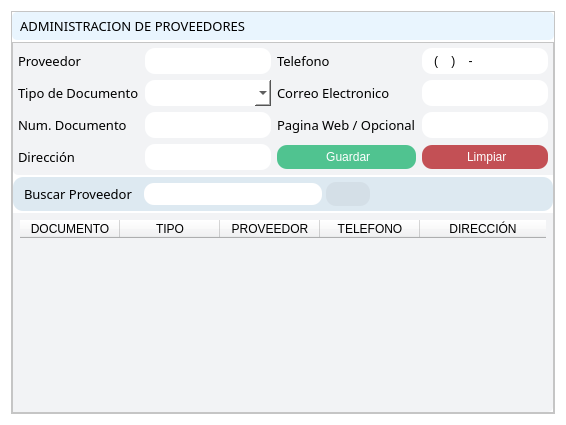
     <widget class="QWidget" name="tab6_proveedores">
      <property name="styleSheet">
       <string notr="true">QWidget {
	background-color: rgb(255, 255, 255);
}

QPushButton {
	border-radius: 10px;
	padding: 5px 10px;
	background-color: rgb(12, 95, 194);
	
	color: rgb(255, 255, 255);
}</string>
      </property>
      <attribute name="icon">
       <iconset resource="../assets/assets/icons/resources.qrc">
        <normaloff>:/blupack/bl-supplier.png</normaloff>:/blupack/bl-supplier.png</iconset>
      </attribute>
      <attribute name="title">
       <string>Proveedores</string>
      </attribute>
      <layout class="QVBoxLayout" name="verticalLayout_33">
       <item>
        <widget class="QFrame" name="cuerpo_proveedores_frame">
         <property name="frameShape">
          <enum>QFrame::StyledPanel</enum>
         </property>
         <property name="frameShadow">
          <enum>QFrame::Raised</enum>
         </property>
         <layout class="QVBoxLayout" name="verticalLayout_29">
          <property name="spacing">
           <number>2</number>
          </property>
          <property name="leftMargin">
           <number>0</number>
          </property>
          <property name="topMargin">
           <number>0</number>
          </property>
          <property name="rightMargin">
           <number>0</number>
          </property>
          <property name="bottomMargin">
           <number>0</number>
          </property>
          <item>
           <widget class="QLabel" name="titulo_proveedores">
            <property name="font">
             <font>
              <family>Gotham</family>
              <pointsize>10</pointsize>
             </font>
            </property>
            <property name="styleSheet">
             <string notr="true">border-radius: 5px;
background-color: rgb(233, 245, 254);
padding: 5px;</string>
            </property>
            <property name="text">
             <string>&lt;html&gt;&lt;head/&gt;&lt;body&gt;&lt;p&gt;ADMINISTRACION DE PROVEEDORES&lt;/p&gt;&lt;/body&gt;&lt;/html&gt;</string>
            </property>
           </widget>
          </item>
          <item>
           <widget class="QFrame" name="cuerpo_centro_buqueda">
            <property name="frameShape">
             <enum>QFrame::StyledPanel</enum>
            </property>
            <property name="frameShadow">
             <enum>QFrame::Raised</enum>
            </property>
            <layout class="QVBoxLayout" name="verticalLayout_30">
             <property name="spacing">
              <number>2</number>
             </property>
             <property name="leftMargin">
              <number>0</number>
             </property>
             <property name="topMargin">
              <number>0</number>
             </property>
             <property name="rightMargin">
              <number>0</number>
             </property>
             <property name="bottomMargin">
              <number>0</number>
             </property>
             <item>
              <widget class="QFrame" name="centro_cabeza_ingresar">
               <property name="styleSheet">
                <string notr="true">QLineEdit {
	border-radius: 10px;
	padding: 5px 10px;
	background-color: rgb(255,255,255);
	color: rgb(0,0,0);
}
QFrame {
	border-bottom-left-radius: 5px;
	background-color: rgb(242, 243, 245);
}</string>
               </property>
               <property name="frameShape">
                <enum>QFrame::StyledPanel</enum>
               </property>
               <property name="frameShadow">
                <enum>QFrame::Raised</enum>
               </property>
               <layout class="QVBoxLayout" name="verticalLayout_31">
                <property name="leftMargin">
                 <number>5</number>
                </property>
                <property name="topMargin">
                 <number>5</number>
                </property>
                <property name="rightMargin">
                 <number>5</number>
                </property>
                <property name="bottomMargin">
                 <number>5</number>
                </property>
                <item>
                 <widget class="QFrame" name="frame_44">
                  <property name="frameShape">
                   <enum>QFrame::StyledPanel</enum>
                  </property>
                  <property name="frameShadow">
                   <enum>QFrame::Raised</enum>
                  </property>
                  <layout class="QGridLayout" name="gridLayout_5">
                   <property name="leftMargin">
                    <number>0</number>
                   </property>
                   <property name="topMargin">
                    <number>0</number>
                   </property>
                   <property name="rightMargin">
                    <number>0</number>
                   </property>
                   <property name="bottomMargin">
                    <number>0</number>
                   </property>
                   <property name="spacing">
                    <number>6</number>
                   </property>
                   <item row="1" column="4">
                    <widget class="QLineEdit" name="telefonoProvee_LineE">
                     <property name="enabled">
                      <bool>true</bool>
                     </property>
                     <property name="styleSheet">
                      <string notr="true">background-color: rgb(255,255,255);</string>
                     </property>
                     <property name="inputMask">
                      <string>(9999) 999-99999</string>
                     </property>
                    </widget>
                   </item>
                   <item row="1" column="0">
                    <widget class="QLabel" name="proveedorProvee_label">
                     <property name="font">
                      <font>
                       <family>Gotham</family>
                       <pointsize>10</pointsize>
                      </font>
                     </property>
                     <property name="text">
                      <string>Proveedor</string>
                     </property>
                    </widget>
                   </item>
                   <item row="6" column="4">
                    <widget class="QPushButton" name="guardarProvee_bttn">
                     <property name="enabled">
                      <bool>true</bool>
                     </property>
                     <property name="sizePolicy">
                      <sizepolicy hsizetype="Expanding" vsizetype="Fixed">
                       <horstretch>0</horstretch>
                       <verstretch>0</verstretch>
                      </sizepolicy>
                     </property>
                     <property name="font">
                      <font>
                       <family>Microsoft JhengHei UI</family>
                      </font>
                     </property>
                     <property name="styleSheet">
                      <string notr="true">QPushButton {
	background-color: rgb(195, 80, 85);
}

QPushButton:hover {
	
	background-color: rgb(213, 88, 94);
}

QPushButton:pressed {
	background-color: rgb(195, 80, 85);
}</string>
                     </property>
                     <property name="text">
                      <string> Limpiar</string>
                     </property>
                     <property name="icon">
                      <iconset resource="../assets/assets/icons/resources.qrc">
                       <normaloff>:/redpack/rd-clean.png</normaloff>:/redpack/rd-clean.png</iconset>
                     </property>
                    </widget>
                   </item>
                   <item row="6" column="0">
                    <widget class="QLabel" name="direccionProvee_label">
                     <property name="font">
                      <font>
                       <family>Gotham</family>
                       <pointsize>10</pointsize>
                      </font>
                     </property>
                     <property name="text">
                      <string>Dirección</string>
                     </property>
                    </widget>
                   </item>
                   <item row="2" column="3">
                    <widget class="QLabel" name="correoEProvee_label">
                     <property name="font">
                      <font>
                       <family>Gotham</family>
                       <pointsize>10</pointsize>
                      </font>
                     </property>
                     <property name="text">
                      <string>Correo Electronico</string>
                     </property>
                    </widget>
                   </item>
                   <item row="2" column="4">
                    <widget class="QLineEdit" name="correoEProvee_lineE">
                     <property name="enabled">
                      <bool>true</bool>
                     </property>
                     <property name="styleSheet">
                      <string notr="true">background-color: rgb(255,255,255);</string>
                     </property>
                    </widget>
                   </item>
                   <item row="6" column="2">
                    <widget class="QLineEdit" name="direccionProvee_lineE">
                     <property name="inputMask">
                      <string/>
                     </property>
                     <property name="frame">
                      <bool>true</bool>
                     </property>
                    </widget>
                   </item>
                   <item row="1" column="3">
                    <widget class="QLabel" name="telefonoProvee_label">
                     <property name="font">
                      <font>
                       <family>Gotham</family>
                       <pointsize>10</pointsize>
                      </font>
                     </property>
                     <property name="text">
                      <string>Telefono</string>
                     </property>
                    </widget>
                   </item>
                   <item row="6" column="3">
                    <widget class="QPushButton" name="limpiarProvee_bttn">
                     <property name="enabled">
                      <bool>true</bool>
                     </property>
                     <property name="sizePolicy">
                      <sizepolicy hsizetype="Expanding" vsizetype="Fixed">
                       <horstretch>0</horstretch>
                       <verstretch>0</verstretch>
                      </sizepolicy>
                     </property>
                     <property name="font">
                      <font>
                       <family>Microsoft JhengHei UI</family>
                      </font>
                     </property>
                     <property name="styleSheet">
                      <string notr="true">QPushButton {
	background-color: rgb(80, 195, 144);
}

QPushButton:hover {
	background-color: rgb(91, 221, 163);
}

QPushButton:pressed {
	background-color: rgb(80, 195, 144);
}</string>
                     </property>
                     <property name="text">
                      <string> Guardar</string>
                     </property>
                     <property name="icon">
                      <iconset resource="../assets/assets/icons/resources.qrc">
                       <normaloff>:/redpack/rd-storage.png</normaloff>:/redpack/rd-storage.png</iconset>
                     </property>
                    </widget>
                   </item>
                   <item row="4" column="2">
                    <widget class="QLineEdit" name="numDocProvee_lineE"/>
                   </item>
                   <item row="1" column="2">
                    <widget class="QLineEdit" name="proveedorProvee_lineE"/>
                   </item>
                   <item row="2" column="0">
                    <widget class="QLabel" name="tipoDocProvee_label">
                     <property name="font">
                      <font>
                       <family>Gotham</family>
                       <pointsize>10</pointsize>
                      </font>
                     </property>
                     <property name="text">
                      <string>Tipo de Documento</string>
                     </property>
                    </widget>
                   </item>
                   <item row="4" column="0">
                    <widget class="QLabel" name="numDocProvee_label">
                     <property name="font">
                      <font>
                       <family>Gotham</family>
                       <pointsize>10</pointsize>
                      </font>
                     </property>
                     <property name="text">
                      <string>Num. Documento</string>
                     </property>
                    </widget>
                   </item>
                   <item row="2" column="2">
                    <widget class="QComboBox" name="tipoDocProvee_comboB">
                     <property name="styleSheet">
                      <string notr="true">border-radius: 10px;
padding: 5px 10px;
background-color: rgb(255, 255, 255);
color: rgb(0,0,0);</string>
                     </property>
                     <property name="currentIndex">
                      <number>-1</number>
                     </property>
                     <item>
                      <property name="text">
                       <string>Cédula</string>
                      </property>
                     </item>
                     <item>
                      <property name="text">
                       <string>NIT</string>
                      </property>
                     </item>
                     <item>
                      <property name="text">
                       <string>Otro</string>
                      </property>
                     </item>
                    </widget>
                   </item>
                   <item row="4" column="4">
                    <widget class="QLineEdit" name="paginaProvee_lineE">
                     <property name="enabled">
                      <bool>true</bool>
                     </property>
                     <property name="text">
                      <string/>
                     </property>
                    </widget>
                   </item>
                   <item row="4" column="3">
                    <widget class="QLabel" name="paginaProvee_label">
                     <property name="font">
                      <font>
                       <family>Gotham</family>
                       <pointsize>10</pointsize>
                      </font>
                     </property>
                     <property name="text">
                      <string>Pagina Web / Opcional</string>
                     </property>
                    </widget>
                   </item>
                  </layout>
                 </widget>
                </item>
               </layout>
              </widget>
             </item>
             <item>
              <widget class="QFrame" name="centro_body_busqueda">
               <property name="styleSheet">
                <string notr="true">background-color: rgb(221, 233, 241);
padding: 3px;
border-radius:10px;</string>
               </property>
               <property name="frameShape">
                <enum>QFrame::StyledPanel</enum>
               </property>
               <property name="frameShadow">
                <enum>QFrame::Raised</enum>
               </property>
               <layout class="QHBoxLayout" name="horizontalLayout_26">
                <property name="spacing">
                 <number>4</number>
                </property>
                <property name="leftMargin">
                 <number>2</number>
                </property>
                <property name="topMargin">
                 <number>2</number>
                </property>
                <property name="rightMargin">
                 <number>2</number>
                </property>
                <property name="bottomMargin">
                 <number>2</number>
                </property>
                <item>
                 <widget class="QLabel" name="buscarProvee_label">
                  <property name="font">
                   <font>
                    <family>Gotham</family>
                    <pointsize>10</pointsize>
                   </font>
                  </property>
                  <property name="styleSheet">
                   <string notr="true"/>
                  </property>
                  <property name="text">
                   <string>Buscar Proveedor</string>
                  </property>
                 </widget>
                </item>
                <item>
                 <widget class="QLineEdit" name="buscarProvee_lineE">
                  <property name="styleSheet">
                   <string notr="true">background-color: rgb(255,255,255);</string>
                  </property>
                  <property name="frame">
                   <bool>false</bool>
                  </property>
                 </widget>
                </item>
                <item>
                 <widget class="QPushButton" name="buscarProvee_bttn">
                  <property name="styleSheet">
                   <string notr="true">QPushButton {
	background-color: rgb(212, 223, 231);
	padding: 5px 6px;
}

QPushButton:hover {
	background-color: rgb(192, 202, 209);
}

QPushButton:pressed {
	background-color: rgb(212, 223, 231);
}</string>
                  </property>
                  <property name="text">
                   <string/>
                  </property>
                  <property name="icon">
                   <iconset resource="../assets/assets/icons/resources.qrc">
                    <normaloff>:/redpack/rd-search.png</normaloff>:/redpack/rd-search.png</iconset>
                  </property>
                 </widget>
                </item>
                <item>
                 <spacer name="horizontalSpacer_30">
                  <property name="orientation">
                   <enum>Qt::Horizontal</enum>
                  </property>
                  <property name="sizeHint" stdset="0">
                   <size>
                    <width>40</width>
                    <height>20</height>
                   </size>
                  </property>
                 </spacer>
                </item>
               </layout>
              </widget>
             </item>
             <item>
              <widget class="QFrame" name="centro_pie_visualizar">
               <property name="sizePolicy">
                <sizepolicy hsizetype="Preferred" vsizetype="Expanding">
                 <horstretch>0</horstretch>
                 <verstretch>0</verstretch>
                </sizepolicy>
               </property>
               <property name="styleSheet">
                <string notr="true">border-bottom-right-radius: 5px;
background-color: rgb(242, 243, 245);</string>
               </property>
               <property name="frameShape">
                <enum>QFrame::StyledPanel</enum>
               </property>
               <property name="frameShadow">
                <enum>QFrame::Raised</enum>
               </property>
               <layout class="QVBoxLayout" name="verticalLayout_32">
                <property name="spacing">
                 <number>0</number>
                </property>
                <property name="leftMargin">
                 <number>7</number>
                </property>
                <property name="topMargin">
                 <number>7</number>
                </property>
                <property name="rightMargin">
                 <number>7</number>
                </property>
                <property name="bottomMargin">
                 <number>0</number>
                </property>
                <item>
                 <widget class="QTableWidget" name="ProveedorView_tableW">
                  <property name="frameShape">
                   <enum>QFrame::NoFrame</enum>
                  </property>
                  <property name="frameShadow">
                   <enum>QFrame::Plain</enum>
                  </property>
                  <property name="autoScroll">
                   <bool>true</bool>
                  </property>
                  <property name="editTriggers">
                   <set>QAbstractItemView::NoEditTriggers</set>
                  </property>
                  <property name="gridStyle">
                   <enum>Qt::SolidLine</enum>
                  </property>
                  <attribute name="horizontalHeaderStretchLastSection">
                   <bool>true</bool>
                  </attribute>
                  <attribute name="verticalHeaderVisible">
                   <bool>true</bool>
                  </attribute>
                  <attribute name="verticalHeaderCascadingSectionResizes">
                   <bool>false</bool>
                  </attribute>
                  <attribute name="verticalHeaderHighlightSections">
                   <bool>true</bool>
                  </attribute>
                  <attribute name="verticalHeaderShowSortIndicator" stdset="0">
                   <bool>false</bool>
                  </attribute>
                  <attribute name="verticalHeaderStretchLastSection">
                   <bool>false</bool>
                  </attribute>
                  <column>
                   <property name="text">
                    <string>DOCUMENTO</string>
                   </property>
                   <property name="icon">
                    <iconset resource="../assets/assets/icons/resources.qrc">
                     <normaloff>:/blupack/bl-id-secure.png</normaloff>:/blupack/bl-id-secure.png</iconset>
                   </property>
                  </column>
                  <column>
                   <property name="text">
                    <string>TIPO</string>
                   </property>
                   <property name="icon">
                    <iconset resource="../assets/assets/icons/resources.qrc">
                     <normaloff>:/blupack/bl-id.png</normaloff>:/blupack/bl-id.png</iconset>
                   </property>
                  </column>
                  <column>
                   <property name="text">
                    <string>PROVEEDOR</string>
                   </property>
                   <property name="icon">
                    <iconset resource="../assets/assets/icons/resources.qrc">
                     <normaloff>:/blupack/bl-tag.png</normaloff>:/blupack/bl-tag.png</iconset>
                   </property>
                  </column>
                  <column>
                   <property name="text">
                    <string>TELEFONO</string>
                   </property>
                   <property name="icon">
                    <iconset resource="../assets/assets/icons/resources.qrc">
                     <normaloff>:/blupack/bl-money-buy.png</normaloff>:/blupack/bl-money-buy.png</iconset>
                   </property>
                  </column>
                  <column>
                   <property name="text">
                    <string>DIRECCIÓN</string>
                   </property>
                   <property name="icon">
                    <iconset resource="../assets/assets/icons/resources.qrc">
                     <normaloff>:/blupack/bl-directions.png</normaloff>:/blupack/bl-directions.png</iconset>
                   </property>
                  </column>
                 </widget>
                </item>
               </layout>
              </widget>
             </item>
            </layout>
           </widget>
          </item>
         </layout>
        </widget>
       </item>
      </layout>
     </widget>
